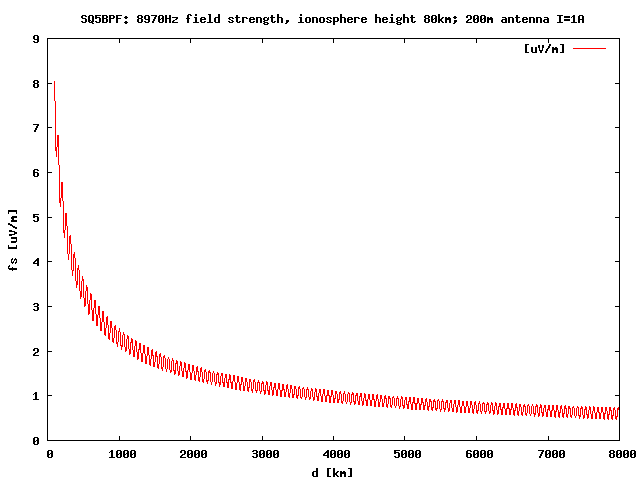

Write gnuplot code to recreate this figure.
# Example to plot file for vlfgraph data. 73! Jacek / SQ5BPF


set view map
set autoscale
set term png
set output "example3.png"
set xlabel "d [km]"   
set ylabel "fs [uV/m]"
set title "SQ5BPF: 8970Hz field strength, ionosphere height 80km; 200m antenna I=1A"
plot "example3.out" using 1:3 title "[uV/m]" with lines

